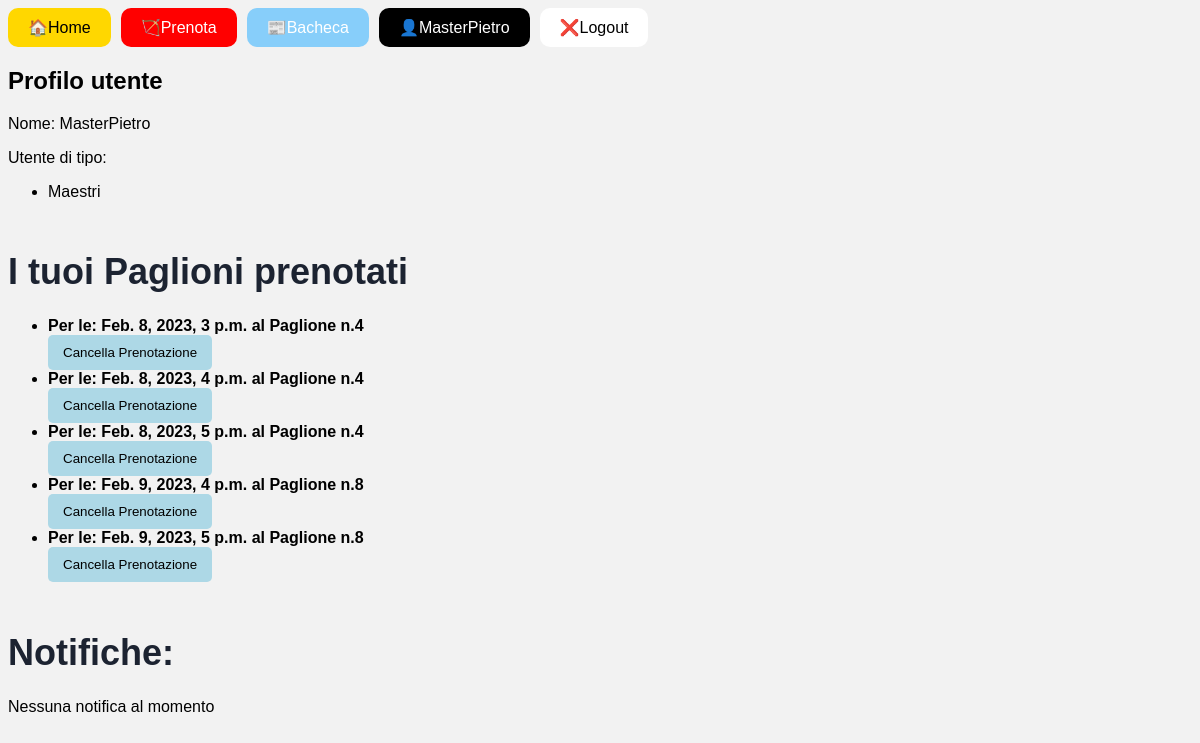
Page /accounts/profile/ (signed in) on the committed database.
### prenotazioni/models.py (models this page shows, shortened)
class Prenotazione(models.Model):
    priorità = models.DateTimeField()
    ora_prenotata = models.DateTimeField()
    paglione = models.ForeignKey(
        Paglione, on_delete=models.CASCADE, related_name='prenotazioni')
    utente = models.ForeignKey(
        User, on_delete=models.CASCADE, related_name="prenotazioni")
    def primo_priorità(self):
        return Prenotazione.objects.filter(ora_prenotata=self.ora_prenotata, paglione=self.paglione).order_by('priorità').first() == self
    class Meta:
        verbose_name_plural = "Prenotazioni"
        constraints = [
            models.UniqueConstraint(
                fields=['ora_prenotata', 'utente'], name='unique_migration_host_combination'
            )
        ]

class Paglione(models.Model):
    attivo = models.BooleanField(default=True)
    class Meta:
        verbose_name_plural = "Paglioni"

### utenti/views.py (the view)
# urls.py: path('profile/', ProfileView.as_view(), name='profile'),
class ProfileView(LoginRequiredMixin, TemplateView):
    template_name = 'profile.html'
    def get_context_data(self, **kwargs):
        context = super().get_context_data(**kwargs)
        prenotazioni = Prenotazione.objects.filter(utente=self.request.user)
        context['prenotazioni'] = {
            prenotazione: prenotazione.primo_priorità() for prenotazione in prenotazioni}
        cancellazioni = Cancellazione.objects.filter(
            utente=self.request.user).order_by('ora_creazione')
        context['cancellazioni'] = cancellazioni
        return context

### utenti/templates/profile.html (shortened to what this page needs)
{% extends 'base.html' %}
{% block content %}
<h2>Profilo utente</h2>
<p>Nome: {{ user }} </p>
<p>Utente di tipo:
    <ul>
        {% for group in user.groups.all %}
            <li>{{ group.name }}</li>
        {% endfor %}
    </ul>
</p>
    <h1>I tuoi Paglioni prenotati</h1>
    {% if prenotazioni %}
        <ul>
            {% for prenotazione,primo in prenotazioni.items %}
                {% if primo %}
                    <li> <b> Per le: {{ prenotazione.ora_prenotata }}    al Paglione n.{{ prenotazione.paglione.id }} </b>
                        <form action="{% url 'cancella_prenotazione' prenotazione.id %}" method="post">
                            <input type="submit" value="Cancella Prenotazione">
                        </form>
                    </li>
                {% endif %}
            {% endfor %}
        </ul>
    {% else %}
        <p>Nessun paglione prenotato.</p>
    {% endif %}
    <h1>Notifiche:</h1>
    {% if cancellazioni %}
    <ul>
        {% for cancellazione in cancellazioni %}
            <li> {{ cancellazione.ora_creazione }} - <b> {{ cancellazione.messaggio }} </b>
                <form action="{% url 'segna_come_letto' cancellazione.id %}" method="post">
                    {% csrf_token %}
                    <input type="submit" value="Segna come letto">
                </form>
            </li>
        {% endfor %}
    </ul>
    {% else %}
        <p>Nessuna notifica al momento</p>
    {% endif %}
{% endblock %}

### templates/base.html (shortened to what this page needs)
<!DOCTYPE html>
<html>
  <head>
  </head>
  <body>
    {% block menu %}
      <nav>
        <ul style="list-style: none; margin: 0; padding: 0; display: flex;">
        <li style="background-color: gold; color: black; padding: 10px 20px; margin-right: 10px; border-radius: 10px;">
            <a href="{% url 'home' %}" style="text-decoration: none; color: black;">🏠Home</a>
            </li>
          <li style="background-color: red; color: black; padding: 10px 20px; margin-right: 10px; border-radius: 10px;">
            <a href="{% url 'prossimi_7_giorni' %}" style="text-decoration: none; color: white;">🏹Prenota</a>
          </li>
          <li style="background-color: lightskyblue; color: white; padding: 10px 20px; margin-right: 10px; border-radius: 10px;">
            <a href="{% url 'bacheca' %}" style="text-decoration: none; color: white;">📰Bacheca</a>
          </li>
          {% if user.is_authenticated %}
            {% if user.is_superuser %}
                <li style="background-color: black; color: white; padding: 10px 20px; margin-right: 10px; border-radius: 10px;">
                    <a href="{% url 'profile' %}" style="text-decoration: none; color: white;">👤 AMMINISTRATORE</a>
                </li>
                <li style="background-color: black; color: white; padding: 10px 20px; margin-right: 10px; border-radius: 10px;">
                    <a href="{% url 'lista_chat' %}" style="text-decoration: none; color: white;">⌨Lista chat</a>
                </li>
                <li style="background-color: black; color: white; padding: 10px 20px; margin-right: 10px; border-radius: 10px;">
                    <a href="{% url 'gestione' %}" style="text-decoration: none; color: white;">👥Gestione utenti</a>
                </li>
                <li style="background-color: black; color: white; padding: 10px 20px; margin-right: 10px; border-radius: 10px;">
                  <a href="http://127.0.0.1:8000/admin" style="text-decoration: none; color: white;">👩‍💻Pannello Django</a>
                </li>
                <li style="background-color: white; color: white; padding: 10px 20px; margin-right: 10px; border-radius: 10px;">
                    <a href="{% url 'logout' %}" style="text-decoration: none; color: black;">❌Logout</a>
            {% else %}
                <li style="background-color: black; color: white; padding: 10px 20px; margin-right: 10px; border-radius: 10px;">
                    <a href="{% url 'profile' %}" style="text-decoration: none; color: white;">👤{{ user.username }}</a>
                </li>
                <li style="background-color: white; color: white; padding: 10px 20px; margin-right: 10px; border-radius: 10px;">
                    <a href="{% url 'logout' %}" style="text-decoration: none; color: black;">❌Logout</a>
                </li>
            {% endif %}
          {% else %}
            <li style="background-color: black; color: white; padding: 10px 20px; margin-right: 10px; border-radius: 10px;">
                <a href="{% url 'profile' %}" style="text-decoration: none; color: white;">👤Login</a>
            </li>
          {% endif %}
        </ul>
      </nav>
    {% endblock %}
    {% block content %}
    {% endblock %}
  </body>
</html>

### templates/base.html (style rules this page uses)
body { background-color: #f2f2f2; font-family: Arial, sans-serif; }
h1 { color: #1c2331; font-size: 36px; margin-top: 50px; }
input[type=submit] { padding:10px 15px; background:#ccc; border:0 none; cursor:pointer; -webkit-border-radius: 5px; border-radius: 5px; background-color: lightblue; }

### rows in the picture
Prenotazione: ora_prenotata "Feb. 8, 2023, 3 p.m.", paglione.id "4"
Prenotazione: ora_prenotata "Feb. 8, 2023, 4 p.m.", paglione.id "4"
Prenotazione: ora_prenotata "Feb. 8, 2023, 5 p.m.", paglione.id "4"
Prenotazione: ora_prenotata "Feb. 9, 2023, 4 p.m.", paglione.id "8"
Prenotazione: ora_prenotata "Feb. 9, 2023, 5 p.m.", paglione.id "8"

### other values in the picture
{{ user.username }} "MasterPietro"
{{ user }} "MasterPietro"
{{ group.name }} "Maestri"
